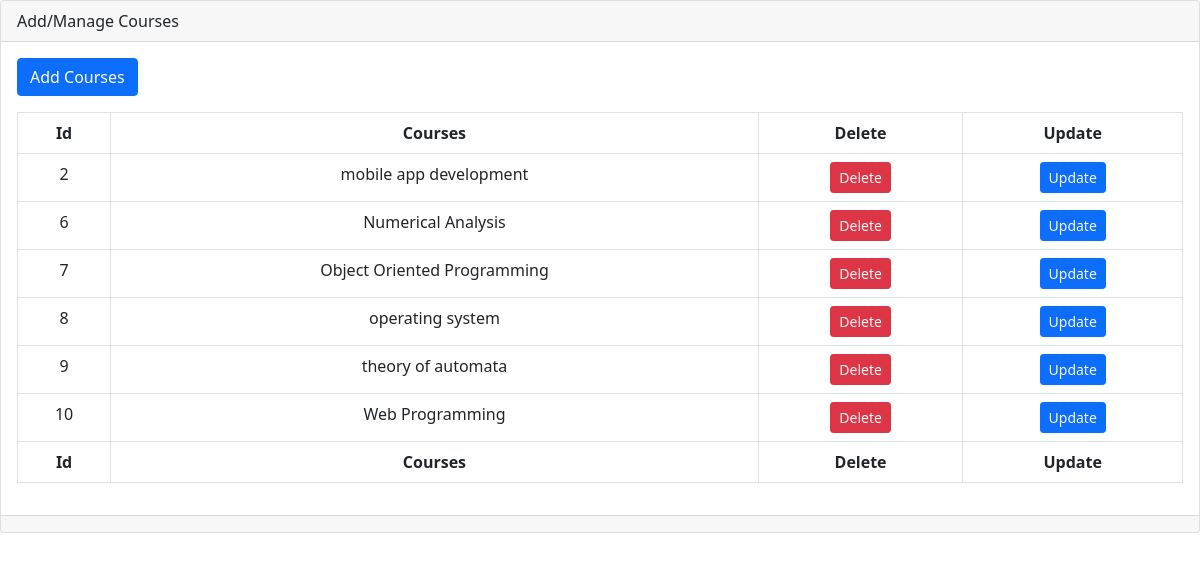
The app's page /manage_courses.php with its own data.
### tables this page shows
CREATE TABLE `courses` (
  `id` int(11) NOT NULL,
  `course` varchar(200) NOT NULL
);

### manage_courses.php (the view, shortened to what this page needs)
<!DOCTYPE html>
<html>
<head>
  	<link rel="stylesheet" type="text/css" href="style.css">
	<link rel="stylesheet" href="https://cdnjs.cloudflare.com/ajax/libs/font-awesome/4.7.0/css/font-awesome.min.css">
    <link href="https://cdn.jsdelivr.net/npm/bootstrap@5.0.2/dist/css/bootstrap.min.css" rel="stylesheet">
    <link rel="stylesheet" href="https://cdn.jsdelivr.net/npm/bootstrap-icons@1.5.0/font/bootstrap-icons.css">
</head>
<body>
	<div class="card mb-3">
            <div class="card-header">
              Add/Manage Courses
            </div>
            <div class="card-body">
              <a class="btn btn-primary mb-3" href="" data-bs-toggle="modal" data-bs-target="#Add_Course_Modal">Add Courses</a>
              <div class="table-responsive">
                <table class="table table-bordered text-center" id="dataTable" width="100%" cellspacing="0">
                  <thead>
                    <tr>
                      <th>Id</th>
                      <th>Courses</th>
                      <th>Delete</th>
                      <th>Update</th>
                    </tr>
                  </thead>
                  <tfoot>
                    <tr>
                      <th>Id</th>
                      <th>Courses</th>
                      <th>Delete</th>
                      <th>Update</th>
                    </tr>
                  </tfoot>
                  <?php
                    include ('connection.php');
                    $record="SELECT * FROM courses";
                    $x= (mysqli_query($conn, $record));
                    while ($row= mysqli_fetch_array($x)) {
                      ?>
                  <tbody>
                    <tr>
                      <td><?php echo $row['id']; ?></td>
                        <td><?php echo $row['course']; ?></td>
                        <td><a href="delete_courses.php?id=<?php echo $row['id']; ?>" class="btn btn-danger btn-sm text-light">Delete</a></td>
                        <td><a href="update_courses.php?id=<?php echo $row['id']; ?>" class="btn btn-primary btn-sm text-light">Update</a></td>
                    </tr>
                  </tbody>
                  <?php
                    }
                    ?>
                </table>
              </div>
            </div>
            <div class="card-footer small text-muted"></div>
          </div>
</body>
</html>

### style.css (style rules this page uses)
* { margin: 0; padding: 0; }

### records on screen
courses: id "2", course "mobile app development"
courses: id "6", course "Numerical Analysis"
courses: id "7", course "Object Oriented Programming"
courses: id "8", course "operating system"
courses: id "9", course "theory of automata"
courses: id "10", course "Web Programming"
